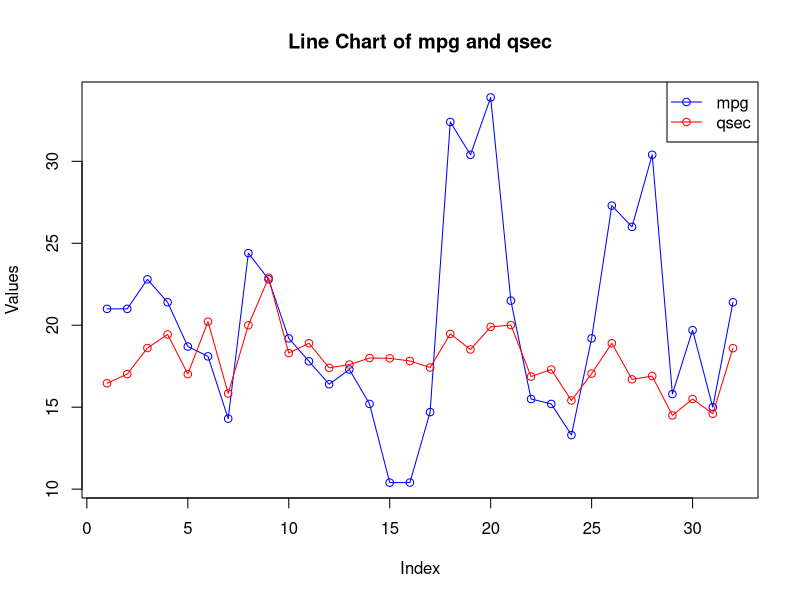

This figure's R source:
# Load the mtcars dataset
data("mtcars")

# Plot the first attribute (mpg) as a line chart
plot(mtcars$mpg, type = "o", col = "blue", xlab = "Index", ylab = "Values", ylim = c(min(mtcars$mpg, mtcars$qsec), max(mtcars$mpg, mtcars$qsec)), main = "Line Chart of mpg and qsec")

# Add the second attribute (qsec) to the same plot
lines(mtcars$qsec, type = "o", col = "red")

# Add a legend to differentiate between the two lines
legend("topright", legend = c("mpg", "qsec"), col = c("blue", "red"), lty = 1, pch = 1)
